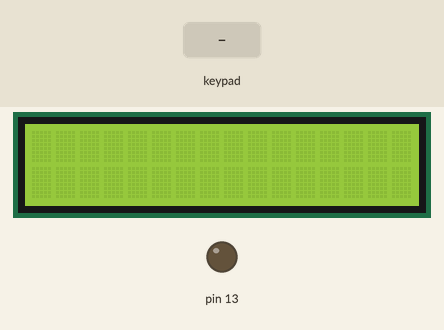
Recording of a sketch running on a simulated Arduino Uno, built with avr-gcc and run on an emulated ATmega328P. Shown: 16×2 character LCD, output pins drawn as LEDs (lit = HIGH). Inputs (shaded band) come from the test bench.

Above: at 1.2 s.
1.3 s: keypad keys 7 + 5 = pressed 0.4 s apart
At 3.0 s:
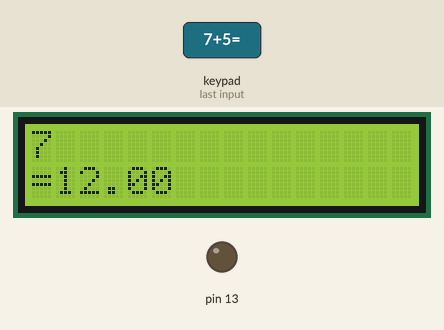
4.4 s: key 'C' pressed
At 5.6 s:
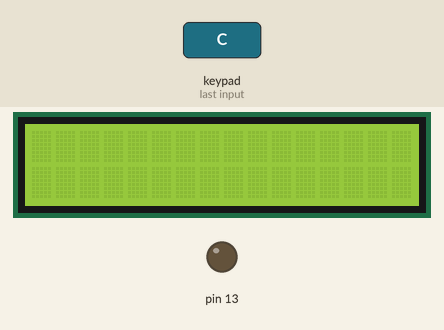
5.9 s: keypad keys 2 3 4 5 * pressed 0.4 s apart
At 8.0 s:
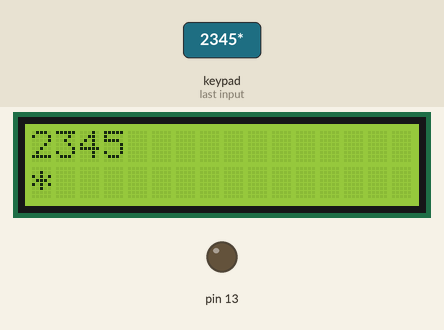
9.4 s: key '1' pressed
At 10.8 s:
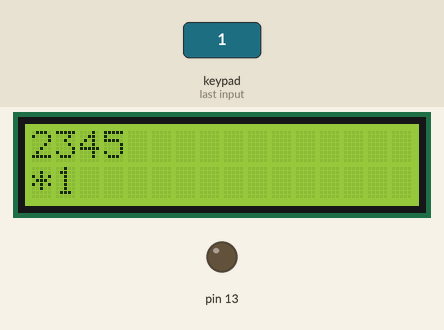
Timing chart, 0 to 11.9 s (numbered marks = the images above; inputs shaded):
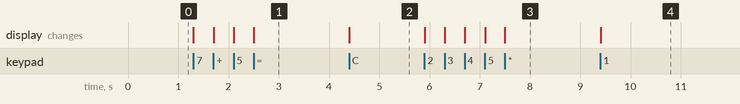

Measured:
- after the input at 1.3 s, the display: first changes at once (image 1 shows a later state)
- after the input at 4.4 s, the display: changes at once (image 2)
- after the input at 5.9 s, the display: first changes at once (image 3 shows a later state)
- after the input at 9.4 s, the display: changes at once (image 4)

The sketch:

Calculator_Code_AJAY.ino
```cpp
#include <Keypad.h>
#include <LiquidCrystal.h>
LiquidCrystal lcd(7,8,9,10,11,12); //pins to LCD

long num1,num2 ;
double total;
char operation,button;

const byte ROWS = 4;
const byte COLS = 4;

char keys[ROWS][COLS] = {
  {'1','2','3','+'},
  {'4','5','6','-'},
  {'7','8','9','*'},
  {'C','0','=','/'}
};
byte rowPins[ROWS] = {A2,A3,A4,A5}; //row pinouts
byte colPins[COLS] = {2,3,4,5}; //pinouts of the keypad
//initializes an instance of the Keypad class
Keypad customKeypad = Keypad( makeKeymap(keys), rowPins, colPins, ROWS, COLS);
void setup() {
  pinMode(13, OUTPUT);
  digitalWrite(13, LOW);
lcd.begin(16,2); // initialize the lcd
}

void loop()
{
    while(1)
        {
        button = customKeypad.getKey(); // Button read
        if (button=='C') // Reset
        {
          num1=0;
          num2=0;
          total=0;
          operation=0;
          lcd.clear();
        }

        if (button >='0' && button <='9')
        {
          num1 = num1*10 + (button -'0');
          lcd.setCursor(0,0);
          lcd.print(num1); //
        }
        if (num1 !=0 && (button=='-' || button=='+' || button=='*' || button=='/'))
        {
          operation = button;
          lcd.setCursor(0,1);
          lcd.print(operation);
          break;
        }

    }

    while(1)
    {
        if (button =='C'){break;}
        button = customKeypad.getKey();
        if (button=='C')
        {
          num1=0;
          num2=0;
          total=0;
          operation=0;
          lcd.clear();
          break;
        }
        if (button >='0' && button <='9')
        {
          num2 = num2*10 + (button -'0');
          lcd.setCursor(1,1);
          lcd.print(num2);
        }
        if (button == '=' && num2 !=0)
        {
          domath();

          break;
        }
    }
    while(1)
    {
      if (button =='C'){break;}
      button = customKeypad.getKey();
      if (button =='C')
        {
           lcd.clear();
           lcd.setCursor(0,0);
           num1=0;
           num2=0;
           total=0;
           operation=0;
           break;
        }
    }

}
void domath()
{
  switch(operation)
    {
      case '+': // Addition
          total = num1+num2;
          break;

      case '-': // Subtraction
          total = num1-num2;
          break;

      case '/': // Division.
          total = (float)num1/(float)num2;
          break;

      case '*': // Multiplication
          total = num1*num2;
          break;

    }

    lcd.setCursor(0,1);
    lcd.print('=');
    lcd.setCursor(1,1);
    lcd.print(total);

}
```
